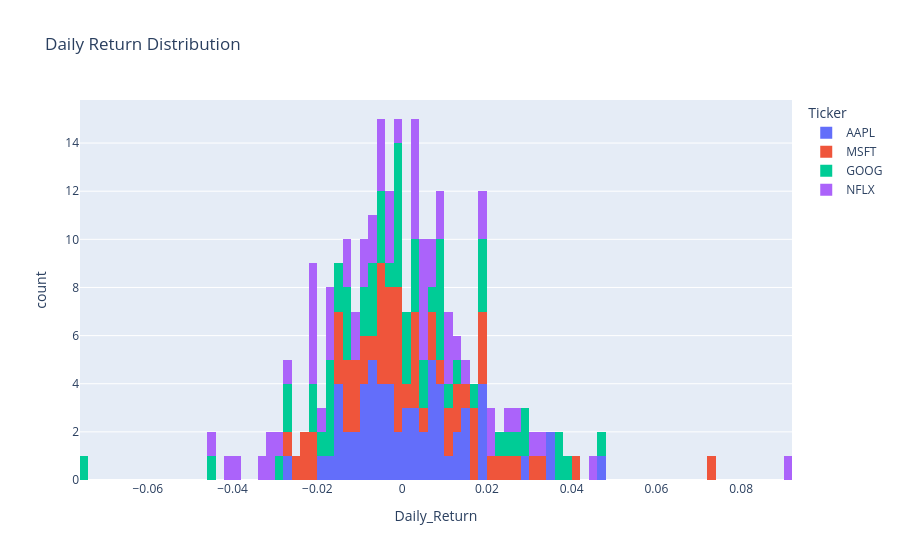

This figure's notebook cell:
### Code cell
# Return Distribution
fig_return = px.histogram(
    df,
    x="Daily_Return",
    color="Ticker",
    nbins=100,
    title="Daily Return Distribution"
)
fig_return.show()
